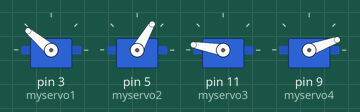
This sketch was run on a simulated Arduino Uno, built with avr-gcc and run on an emulated ATmega328P. Parts: 4 × servo.

Above: at 0.15 s.
At 1.25 s:
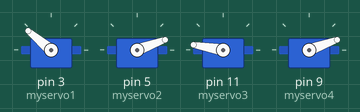
At 2.35 s:
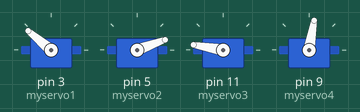
At 4.6 s:
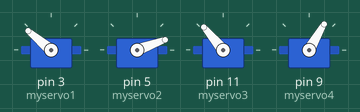
At 6.85 s:
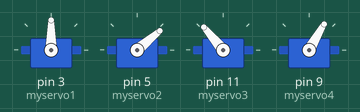
At 9.1 s:
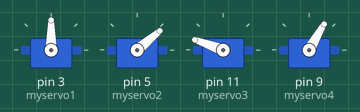
Timing chart, 0 to 11.8 s (numbered marks = the images above):
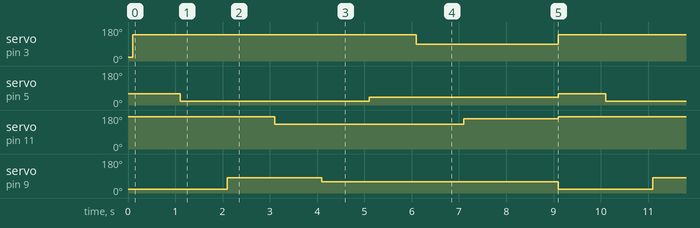

The sketch:

autArm.ino
```cpp
#include <Servo.h>
Servo myservo1; // 7 3 4 10 6 // vb nm uj yh tg
Servo myservo2;
Servo myservo3;
Servo myservo4;


int a = 20;//base
int b = 60;//sec
int c = 170; //claw
int d = 20;//first a


// vb nm uj yh tg
int pos1 = a;   //claw 30
int pos2 = b;   //base 90
int pos3 = c;   //first a 170
int pos4 = d;   //second a 100

void setup() {


  myservo1.attach(3); //claw // attaches the servo on pin 9 to the servo object
   myservo2.attach(5);//base
    myservo3.attach(11);//first a
     myservo4.attach(9);//second a

  Serial.begin(9600);
  myservo1.write(pos1);
  myservo2.write(pos2);
  myservo3.write(pos3);
  myservo4.write(pos4);


  delay(100);
}

void loop() {
//base sec claw first
/*
 int a = 20;//base
int b = 60;//sec
int c = 170; //claw
int d = 20;//first a
 */

 myservo1.write(140);
 delay(1000);
  myservo2.write(20);
  delay(1000);
   myservo4.write(80);
  delay(1000);
 myservo3.write(130);
  delay(1000);

  myservo4.write(60);
  delay(1000);
  myservo2.write(40);
  delay(1000);
   myservo1.write(90);
 delay(1000);
  myservo3.write(160);
  delay(2000);

  myservo1.write(pos1);
  myservo2.write(pos2);
  myservo3.write(pos3);
  myservo4.write(pos4);


}
```

Measured:
- by itself, servo on pin 3 (myservo1): alternates 140° for 6.0 s and 90° for 3.0 s
- by itself, servo on pin 5 (myservo2): repeats every 9.0 s: 40° 4.0 s, 60° 1.0 s, 20° 4.0 s
- by itself, servo on pin 11 (myservo3): repeats every 9.0 s: 160° 2.0 s, 170° 3.0 s, 130° 4.0 s
- by itself, servo on pin 9 (myservo4): repeats every 9.0 s: 60° 5.0 s, 20° 2.0 s, 80° 2.0 s
